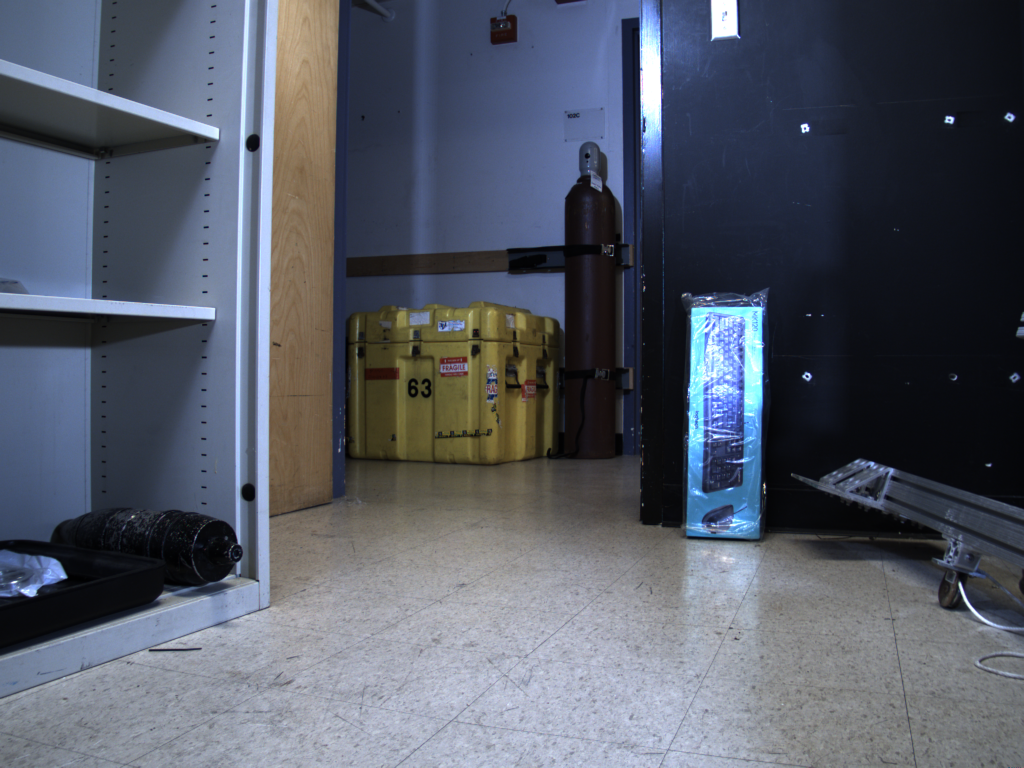
#> input picture images/left_raw.png, 2048 x 1536 px (shown at 1/2 size)
$ python bulk_process_elas.py images/left_raw.png   (older library calls are emulated)
#> lines starting #> are read from the running program, lines starting #| are printed output that depends on the picture
### elas.py
# This file was automatically generated by SWIG (http://www.swig.org).
# Version 3.0.12
#
# Do not make changes to this file unless you know what you are doing--modify
# the SWIG interface file instead.

from sys import version_info as _swig_python_version_info
if _swig_python_version_info >= (2, 7, 0):
    def swig_import_helper():
        import importlib
        pkg = __name__.rpartition('.')[0]
        mname = '.'.join((pkg, '_elas')).lstrip('.')
        try:
            return importlib.import_module(mname)
        except ImportError:
            return importlib.import_module('_elas')
    _elas = swig_import_helper()
    del swig_import_helper
elif _swig_python_version_info >= (2, 6, 0):
    # [15 lines left out: function swig_import_helper, not called in this run]
    _elas = swig_import_helper()
    del swig_import_helper
else:
    import _elas
del _swig_python_version_info

try:
    _swig_property = property
except NameError:
    pass  # Python < 2.2 doesn't have 'property'.

try:
    import builtins as __builtin__
except ImportError:
    import __builtin__

# [17 lines left out: function _swig_setattr_nondynamic, not called in this run]


def _swig_setattr(self, class_type, name, value):
    return _swig_setattr_nondynamic(self, class_type, name, value, 0)


# [15 lines left out: functions _swig_getattr, _swig_repr, not called in this run]

try:
    _object = object
    _newclass = 1
except __builtin__.Exception:
    class _object:
        pass
    _newclass = 0

class SwigPyIterator(_object):
    """Proxy of C++ swig::SwigPyIterator class."""

    __swig_setmethods__ = {}
    __setattr__ = lambda self, name, value: _swig_setattr(self, SwigPyIterator, name, value)
    __swig_getmethods__ = {}
    __getattr__ = lambda self, name: _swig_getattr(self, SwigPyIterator, name)

    def __init__(self, *args, **kwargs):
        raise AttributeError("No constructor defined - class is abstract")
    __repr__ = _swig_repr
    __swig_destroy__ = _elas.delete_SwigPyIterator
    __del__ = lambda self: None

    def value(self):
        """value(self) -> PyObject *"""
        return _elas.SwigPyIterator_value(self)


    # [14 lines left out: functions incr, decr, not called in this run]


    def distance(self, x):
        """distance(self, x) -> ptrdiff_t"""
        return _elas.SwigPyIterator_distance(self, x)


    def equal(self, x):
        """equal(self, x) -> bool"""
        return _elas.SwigPyIterator_equal(self, x)


    def copy(self):
        """copy(self) -> SwigPyIterator"""
        return _elas.SwigPyIterator_copy(self)


    def next(self):
        """next(self) -> PyObject *"""
        return _elas.SwigPyIterator_next(self)


    def __next__(self):
        """__next__(self) -> PyObject *"""
        return _elas.SwigPyIterator___next__(self)


    def previous(self):
        """previous(self) -> PyObject *"""
        return _elas.SwigPyIterator_previous(self)


    def advance(self, n):
        """advance(self, n) -> SwigPyIterator"""
        return _elas.SwigPyIterator_advance(self, n)


    def __eq__(self, x):
        """__eq__(self, x) -> bool"""
        return _elas.SwigPyIterator___eq__(self, x)


    def __ne__(self, x):
        """__ne__(self, x) -> bool"""
        return _elas.SwigPyIterator___ne__(self, x)


    def __iadd__(self, n):
        """__iadd__(self, n) -> SwigPyIterator"""
        return _elas.SwigPyIterator___iadd__(self, n)


    def __isub__(self, n):
        """__isub__(self, n) -> SwigPyIterator"""
        return _elas.SwigPyIterator___isub__(self, n)


    def __add__(self, n):
        """__add__(self, n) -> SwigPyIterator"""
        return _elas.SwigPyIterator___add__(self, n)


    # [6 lines left out: function __sub__, not called in this run]

    def __iter__(self):
        return self
SwigPyIterator_swigregister = _elas.SwigPyIterator_swigregister
SwigPyIterator_swigregister(SwigPyIterator)

class Elas(_object):
    """Proxy of C++ Elas class."""

    __swig_setmethods__ = {}
    __setattr__ = lambda self, name, value: _swig_setattr(self, Elas, name, value)
    __swig_getmethods__ = {}
    __getattr__ = lambda self, name: _swig_getattr(self, Elas, name)
    __repr__ = _swig_repr
    ROBOTICS = _elas.Elas_ROBOTICS
    MIDDLEBURY = _elas.Elas_MIDDLEBURY

    # [7 lines left out: function __init__, not called in this run]
    __swig_destroy__ = _elas.delete_Elas
    __del__ = lambda self: None

    def process(self, I1, I2, D1, D2, dims):
        """process(self, I1, I2, D1, D2, dims)"""
        return _elas.Elas_process(self, I1, I2, D1, D2, dims)


    def process_stereo(self, image1, image2, disp1, disp2):
        """process_stereo(self, image1, image2, disp1, disp2)"""
        return _elas.Elas_process_stereo(self, image1, image2, disp1, disp2)

Elas_swigregister = _elas.Elas_swigregister
Elas_swigregister(Elas)

class Elas_parameters(_object):
    """Proxy of C++ Elas::parameters class."""

    __swig_setmethods__ = {}
    __setattr__ = lambda self, name, value: _swig_setattr(self, Elas_parameters, name, value)
    __swig_getmethods__ = {}
    __getattr__ = lambda self, name: _swig_getattr(self, Elas_parameters, name)
    __repr__ = _swig_repr
    __swig_setmethods__["disp_min"] = _elas.Elas_parameters_disp_min_set
    __swig_getmethods__["disp_min"] = _elas.Elas_parameters_disp_min_get
    if _newclass:
        disp_min = _swig_property(_elas.Elas_parameters_disp_min_get, _elas.Elas_parameters_disp_min_set)
    __swig_setmethods__["disp_max"] = _elas.Elas_parameters_disp_max_set
    __swig_getmethods__["disp_max"] = _elas.Elas_parameters_disp_max_get
    if _newclass:
        disp_max = _swig_property(_elas.Elas_parameters_disp_max_get, _elas.Elas_parameters_disp_max_set)
    __swig_setmethods__["support_threshold"] = _elas.Elas_parameters_support_threshold_set
    __swig_getmethods__["support_threshold"] = _elas.Elas_parameters_support_threshold_get
    if _newclass:
        support_threshold = _swig_property(_elas.Elas_parameters_support_threshold_get, _elas.Elas_parameters_support_threshold_set)
    __swig_setmethods__["support_texture"] = _elas.Elas_parameters_support_texture_set
    __swig_getmethods__["support_texture"] = _elas.Elas_parameters_support_texture_get
    if _newclass:
        support_texture = _swig_property(_elas.Elas_parameters_support_texture_get, _elas.Elas_parameters_support_texture_set)
    __swig_setmethods__["candidate_stepsize"] = _elas.Elas_parameters_candidate_stepsize_set
    __swig_getmethods__["candidate_stepsize"] = _elas.Elas_parameters_candidate_stepsize_get
    if _newclass:
        candidate_stepsize = _swig_property(_elas.Elas_parameters_candidate_stepsize_get, _elas.Elas_parameters_candidate_stepsize_set)
    __swig_setmethods__["incon_window_size"] = _elas.Elas_parameters_incon_window_size_set
    __swig_getmethods__["incon_window_size"] = _elas.Elas_parameters_incon_window_size_get
    if _newclass:
        incon_window_size = _swig_property(_elas.Elas_parameters_incon_window_size_get, _elas.Elas_parameters_incon_window_size_set)
    __swig_setmethods__["incon_threshold"] = _elas.Elas_parameters_incon_threshold_set
    __swig_getmethods__["incon_threshold"] = _elas.Elas_parameters_incon_threshold_get
    if _newclass:
        incon_threshold = _swig_property(_elas.Elas_parameters_incon_threshold_get, _elas.Elas_parameters_incon_threshold_set)
    __swig_setmethods__["incon_min_support"] = _elas.Elas_parameters_incon_min_support_set
    __swig_getmethods__["incon_min_support"] = _elas.Elas_parameters_incon_min_support_get
    if _newclass:
        incon_min_support = _swig_property(_elas.Elas_parameters_incon_min_support_get, _elas.Elas_parameters_incon_min_support_set)
    __swig_setmethods__["add_corners"] = _elas.Elas_parameters_add_corners_set
    __swig_getmethods__["add_corners"] = _elas.Elas_parameters_add_corners_get
    if _newclass:
        add_corners = _swig_property(_elas.Elas_parameters_add_corners_get, _elas.Elas_parameters_add_corners_set)
    __swig_setmethods__["grid_size"] = _elas.Elas_parameters_grid_size_set
    __swig_getmethods__["grid_size"] = _elas.Elas_parameters_grid_size_get
    if _newclass:
        grid_size = _swig_property(_elas.Elas_parameters_grid_size_get, _elas.Elas_parameters_grid_size_set)
    __swig_setmethods__["beta"] = _elas.Elas_parameters_beta_set
    __swig_getmethods__["beta"] = _elas.Elas_parameters_beta_get
    if _newclass:
        beta = _swig_property(_elas.Elas_parameters_beta_get, _elas.Elas_parameters_beta_set)
    __swig_setmethods__["gamma"] = _elas.Elas_parameters_gamma_set
    __swig_getmethods__["gamma"] = _elas.Elas_parameters_gamma_get
    if _newclass:
        gamma = _swig_property(_elas.Elas_parameters_gamma_get, _elas.Elas_parameters_gamma_set)
    __swig_setmethods__["sigma"] = _elas.Elas_parameters_sigma_set
    __swig_getmethods__["sigma"] = _elas.Elas_parameters_sigma_get
    if _newclass:
        sigma = _swig_property(_elas.Elas_parameters_sigma_get, _elas.Elas_parameters_sigma_set)
    __swig_setmethods__["sradius"] = _elas.Elas_parameters_sradius_set
    __swig_getmethods__["sradius"] = _elas.Elas_parameters_sradius_get
    if _newclass:
        sradius = _swig_property(_elas.Elas_parameters_sradius_get, _elas.Elas_parameters_sradius_set)
    __swig_setmethods__["match_texture"] = _elas.Elas_parameters_match_texture_set
    __swig_getmethods__["match_texture"] = _elas.Elas_parameters_match_texture_get
    if _newclass:
        match_texture = _swig_property(_elas.Elas_parameters_match_texture_get, _elas.Elas_parameters_match_texture_set)
    __swig_setmethods__["lr_threshold"] = _elas.Elas_parameters_lr_threshold_set
    __swig_getmethods__["lr_threshold"] = _elas.Elas_parameters_lr_threshold_get
    if _newclass:
        lr_threshold = _swig_property(_elas.Elas_parameters_lr_threshold_get, _elas.Elas_parameters_lr_threshold_set)
    __swig_setmethods__["speckle_sim_threshold"] = _elas.Elas_parameters_speckle_sim_threshold_set
    __swig_getmethods__["speckle_sim_threshold"] = _elas.Elas_parameters_speckle_sim_threshold_get
    if _newclass:
        speckle_sim_threshold = _swig_property(_elas.Elas_parameters_speckle_sim_threshold_get, _elas.Elas_parameters_speckle_sim_threshold_set)
    __swig_setmethods__["speckle_size"] = _elas.Elas_parameters_speckle_size_set
    __swig_getmethods__["speckle_size"] = _elas.Elas_parameters_speckle_size_get
    if _newclass:
        speckle_size = _swig_property(_elas.Elas_parameters_speckle_size_get, _elas.Elas_parameters_speckle_size_set)
    __swig_setmethods__["ipol_gap_width"] = _elas.Elas_parameters_ipol_gap_width_set
    __swig_getmethods__["ipol_gap_width"] = _elas.Elas_parameters_ipol_gap_width_get
    if _newclass:
        ipol_gap_width = _swig_property(_elas.Elas_parameters_ipol_gap_width_get, _elas.Elas_parameters_ipol_gap_width_set)
    __swig_setmethods__["filter_median"] = _elas.Elas_parameters_filter_median_set
    __swig_getmethods__["filter_median"] = _elas.Elas_parameters_filter_median_get
    if _newclass:
        filter_median = _swig_property(_elas.Elas_parameters_filter_median_get, _elas.Elas_parameters_filter_median_set)
    __swig_setmethods__["filter_adaptive_mean"] = _elas.Elas_parameters_filter_adaptive_mean_set
    __swig_getmethods__["filter_adaptive_mean"] = _elas.Elas_parameters_filter_adaptive_mean_get
    if _newclass:
        filter_adaptive_mean = _swig_property(_elas.Elas_parameters_filter_adaptive_mean_get, _elas.Elas_parameters_filter_adaptive_mean_set)
    __swig_setmethods__["postprocess_only_left"] = _elas.Elas_parameters_postprocess_only_left_set
    __swig_getmethods__["postprocess_only_left"] = _elas.Elas_parameters_postprocess_only_left_get
    if _newclass:
        postprocess_only_left = _swig_property(_elas.Elas_parameters_postprocess_only_left_get, _elas.Elas_parameters_postprocess_only_left_set)
    __swig_setmethods__["subsampling"] = _elas.Elas_parameters_subsampling_set
    __swig_getmethods__["subsampling"] = _elas.Elas_parameters_subsampling_get
    if _newclass:
        subsampling = _swig_property(_elas.Elas_parameters_subsampling_get, _elas.Elas_parameters_subsampling_set)

    def __init__(self, *args):
        """
        parameters(s) -> Elas_parameters
        __init__(self) -> Elas_parameters
        """
        this = _elas.new_Elas_parameters(*args)
        try:
            self.this.append(this)
        except __builtin__.Exception:
            self.this = this
    __swig_destroy__ = _elas.delete_Elas_parameters
    __del__ = lambda self: None
Elas_parameters_swigregister = _elas.Elas_parameters_swigregister
Elas_parameters_swigregister(Elas_parameters)


def compute_connected_components(disp, out_labels, d_thresh):
    """compute_connected_components(disp, out_labels, d_thresh) -> int"""
    return _elas.compute_connected_components(disp, out_labels, d_thresh)
# This file is compatible with both classic and new-style classes.

### bulk_process_elas.py
#!/usr/bin/env python3

import argparse
from pathlib import Path
import logging
import time

import pprint as pp
import numpy as np
import cv2

import yaml

import elas

parser = argparse.ArgumentParser()

parser.add_argument('--output-dir,-o', dest='output', type=Path,
                    default=Path(__file__).absolute().parent / "output_elas",
                    help='Output directory')

parser.add_argument('--log', nargs='?',
                    default='INFO',
                    help='Logging level')

parser.add_argument("--left", type=Path,
                    default=Path(__file__).absolute().parent / "camera_info" / "18482016_water.yaml")

parser.add_argument("--right", type=Path,
                    default=Path(__file__).absolute().parent / "camera_info" / "18505502_water.yaml")

parser.add_argument("stereofiles", nargs="*")


args = parser.parse_args()
logging.basicConfig( level=args.log.upper() )

def mat_from_dict( d ):
    return np.reshape( d['data'], (d['rows'], d['cols'] ) )

def cam_from_yaml( y ):
    return { 'size': (y['image_width'], y['image_height']),
             'K': mat_from_dict( y['camera_matrix'] ),
             'dist': mat_from_dict( y['distortion_coefficients']),
             'projection': mat_from_dict( y['projection_matrix']),
             'rectification': mat_from_dict( y['rectification_matrix'])}

with open(args.left) as f:
    y = yaml.load(f, Loader=yaml.SafeLoader)
    leftCam = cam_from_yaml( y )

with open(args.right) as f:
    y = yaml.load(f, Loader=yaml.SafeLoader)
    rightCam = cam_from_yaml(y)

print("Left camera:")
pp.pprint(leftCam)
print()
print("Right camera:")
pp.pprint(rightCam)


def stereo_save( left, right, filename ):
    out = np.concatenate( (left, right), axis=1 )
    outColor = cv2.cvtColor( out, cv2.COLOR_GRAY2RGB )
    cv2.imwrite( str(filename), outColor )

maxdepth = 100

for infile in args.stereofiles:
    basename = Path(infile).name

    logging.info("Processing %s" % basename)

    imgStereo = cv2.imread(infile)
#> imgStereo is the input picture: shape (1536, 2048, 3); mean B, G, R 101.7, 89.5, 84.1

    left = imgStereo[:, 0:int(imgStereo.shape[1]/2) ]
    right = imgStereo[:, int(imgStereo.shape[1]/2):int(imgStereo.shape[1]) ]

    left = cv2.cvtColor(left, cv2.COLOR_RGB2GRAY)
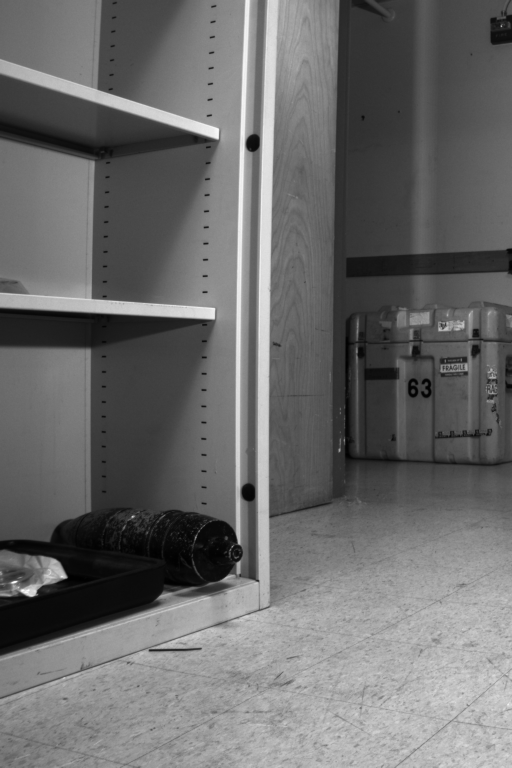
#> left: shape (1536, 1024) (shown at 1/2 size); min 0, max 255, mean 106.1
    right = right[:,:,1]
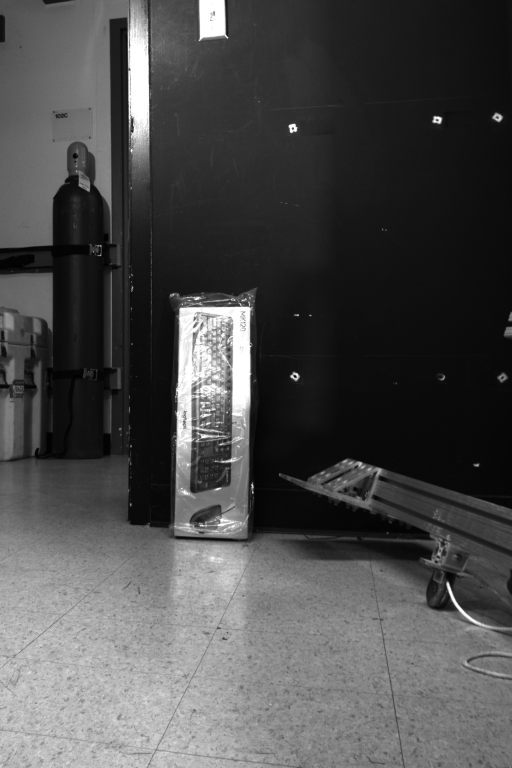
#> right: shape (1536, 1024) (shown at 1/2 size); min 1, max 255, mean 75.6

    stereo_save( left, right, args.output / ("input_"+basename) )

    def remap( img, cam ):
        ## Extract newK from projection
        newK = cam['projection'][:,0:2]

        map1,map2 = cv2.initUndistortRectifyMap( cam['K'], cam['dist'], cam['rectification'], cam['projection'], cam['size'], cv2.CV_32FC1)
        return cv2.remap(img, map1, map2, cv2.INTER_LINEAR);
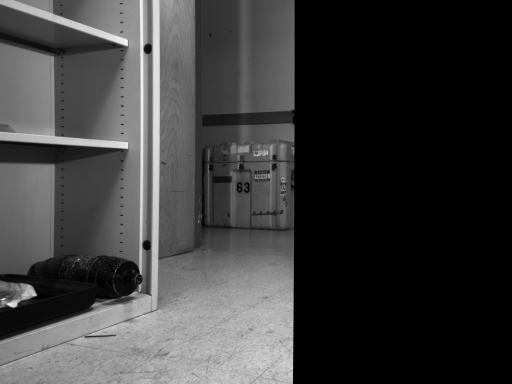
#> returned value: shape (1536, 2048) (shown at 1/4 size); min 0, max 255, mean 59.8

    imgLrect = remap( left, leftCam )
    imgRrect = remap( right, rightCam )
#> in remap (call 2), `return cv2.remap(img, map1, map2, cv2.INTER_LINEAR);`:
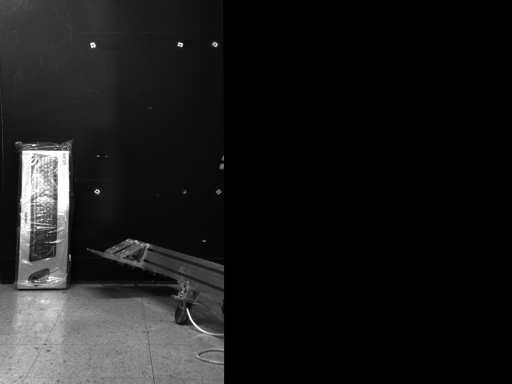
#> returned value: shape (1536, 2048) (shown at 1/4 size); min 0, max 255, mean 27

    ## Flip and swap
    if True:
        foo = cv2.rotate( imgRrect, cv2.ROTATE_180 )
        imgRrect = cv2.rotate( imgLrect, cv2.ROTATE_180 )
        imgLrect = foo

    stereo_save( imgLrect, imgRrect, args.output / ("rect_"+basename) )
#> in stereo_save (call 2), `out = np.concatenate( (left, right), axis=1 )`:
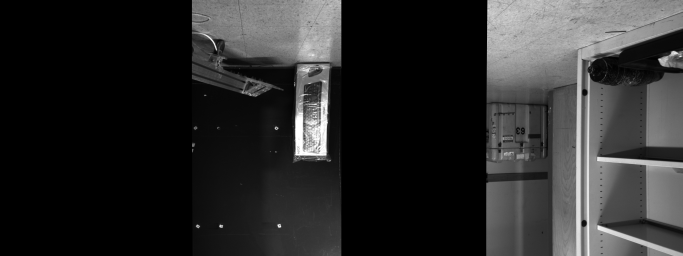
#> out: shape (1536, 4096) (shown at 1/6 size); min 0, max 255, mean 43.4

    scale = 0.25
    newSize = (int(imgLrect.shape[1]*scale), int(imgLrect.shape[0]*scale) )

    imgLresized = cv2.resize(imgLrect, newSize )
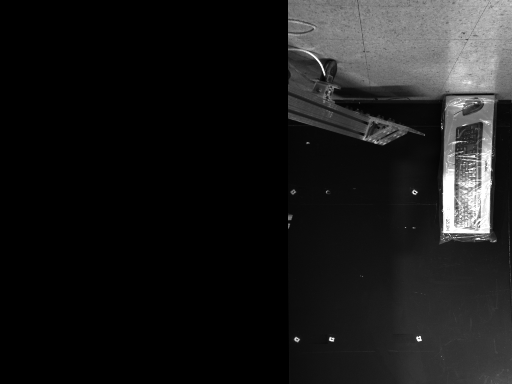
#> imgLresized: shape (384, 512); min 0, max 255, mean 27.1
    imgRresized = cv2.resize(imgRrect, newSize )
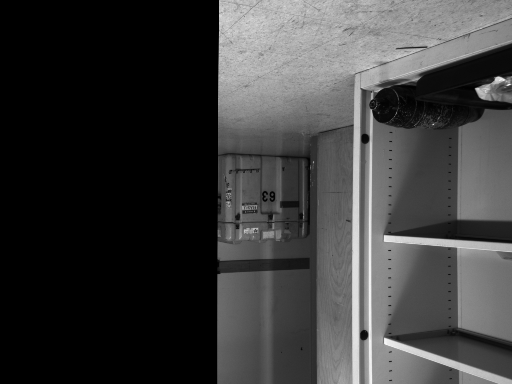
#> imgRresized: shape (384, 512); min 0, max 248, mean 59.9

    imgLstereo = imgLresized
    imgRstereo = imgRresized

    d1 = np.empty_like(imgLstereo, dtype=np.float32)
    d2 = np.empty_like(imgRstereo, dtype=np.float32)

#> (the run stopped early here; a loop or call above may not have finished)

$ run again, on images/right_raw_rightsideup.png
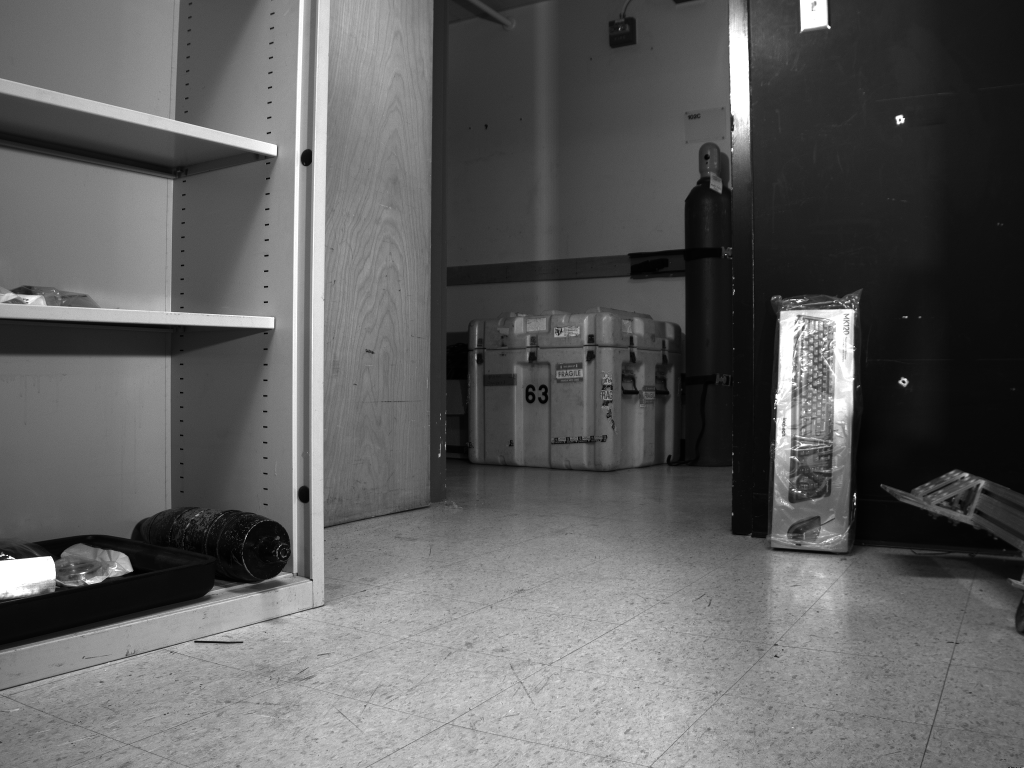
#> input picture images/right_raw_rightsideup.png, 2048 x 1536 px (shown at 1/2 size)
#> imgStereo is the input picture: shape (1536, 2048, 3); min 0, max 255, mean 95.1
#> out: shape (1536, 4096)
#> `imgLresized = cv2.resize(imgLrect, newSize )`:
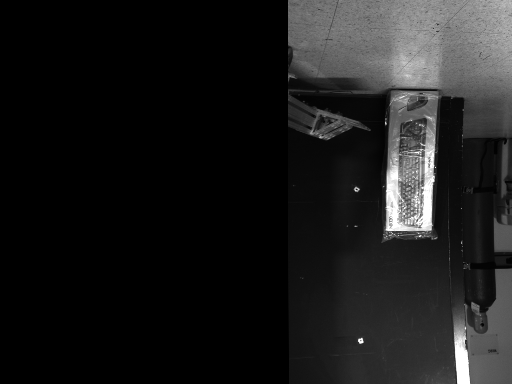
#> imgLresized: shape (384, 512); min 0, max 255, mean 27.7
#> `imgRresized = cv2.resize(imgRrect, newSize )`:
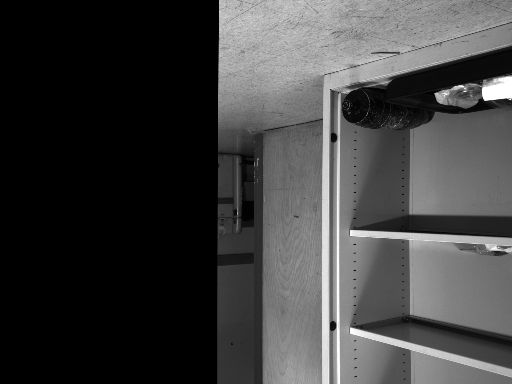
#> imgRresized: shape (384, 512); min 0, max 255, mean 63.4
